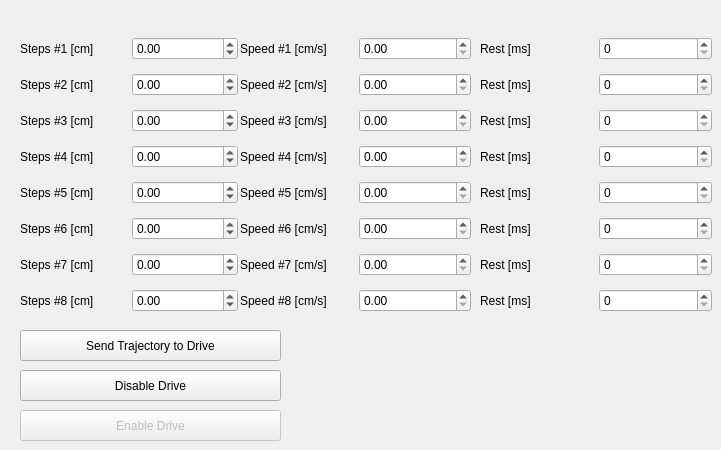
    <widget class="QWidget" name="ComplexTab2">
     <attribute name="title">
      <string>Drive 2</string>
     </attribute>
     <widget class="QWidget" name="layoutWidget_27">
      <property name="geometry">
       <rect>
        <x>20</x>
        <y>30</y>
        <width>218</width>
        <height>292</height>
       </rect>
      </property>
      <layout class="QGridLayout" name="gridLayout_16">
       <item row="0" column="0">
        <widget class="QLabel" name="labelCSteps1_2">
         <property name="text">
          <string>Steps #1 [cm]</string>
         </property>
        </widget>
       </item>
       <item row="1" column="0">
        <widget class="QLabel" name="labelCSteps2_2">
         <property name="text">
          <string>Steps #2 [cm]</string>
         </property>
        </widget>
       </item>
       <item row="2" column="0">
        <widget class="QLabel" name="labelCSSteps3_2">
         <property name="text">
          <string>Steps #3 [cm]</string>
         </property>
        </widget>
       </item>
       <item row="3" column="0">
        <widget class="QLabel" name="labelCSSteps4_2">
         <property name="text">
          <string>Steps #4 [cm]</string>
         </property>
        </widget>
       </item>
       <item row="5" column="0">
        <widget class="QLabel" name="labelCSteps6_2">
         <property name="text">
          <string>Steps #6 [cm]</string>
         </property>
        </widget>
       </item>
       <item row="6" column="0">
        <widget class="QLabel" name="labelCSteps7_2">
         <property name="text">
          <string>Steps #7 [cm]</string>
         </property>
        </widget>
       </item>
       <item row="7" column="0">
        <widget class="QLabel" name="labelCSteps8_2">
         <property name="text">
          <string>Steps #8 [cm]</string>
         </property>
        </widget>
       </item>
       <item row="4" column="0">
        <widget class="QLabel" name="labelCSteps5_2">
         <property name="text">
          <string>Steps #5 [cm]</string>
         </property>
        </widget>
       </item>
       <item row="0" column="1">
        <widget class="QDoubleSpinBox" name="sbSteps2_1">
         <property name="minimum">
          <double>-31.000000000000000</double>
         </property>
         <property name="maximum">
          <double>31.000000000000000</double>
         </property>
        </widget>
       </item>
       <item row="1" column="1">
        <widget class="QDoubleSpinBox" name="sbSteps2_2">
         <property name="minimum">
          <double>-31.000000000000000</double>
         </property>
         <property name="maximum">
          <double>31.000000000000000</double>
         </property>
        </widget>
       </item>
       <item row="2" column="1">
        <widget class="QDoubleSpinBox" name="sbSteps2_3">
         <property name="minimum">
          <double>-31.000000000000000</double>
         </property>
         <property name="maximum">
          <double>31.000000000000000</double>
         </property>
        </widget>
       </item>
       <item row="3" column="1">
        <widget class="QDoubleSpinBox" name="sbSteps2_4">
         <property name="minimum">
          <double>-31.000000000000000</double>
         </property>
         <property name="maximum">
          <double>31.000000000000000</double>
         </property>
        </widget>
       </item>
       <item row="4" column="1">
        <widget class="QDoubleSpinBox" name="sbSteps2_5">
         <property name="minimum">
          <double>-31.000000000000000</double>
         </property>
         <property name="maximum">
          <double>31.000000000000000</double>
         </property>
        </widget>
       </item>
       <item row="5" column="1">
        <widget class="QDoubleSpinBox" name="sbSteps2_6">
         <property name="minimum">
          <double>-31.000000000000000</double>
         </property>
         <property name="maximum">
          <double>31.000000000000000</double>
         </property>
        </widget>
       </item>
       <item row="6" column="1">
        <widget class="QDoubleSpinBox" name="sbSteps2_7">
         <property name="minimum">
          <double>-31.000000000000000</double>
         </property>
         <property name="maximum">
          <double>31.000000000000000</double>
         </property>
        </widget>
       </item>
       <item row="7" column="1">
        <widget class="QDoubleSpinBox" name="sbSteps2_8">
         <property name="minimum">
          <double>-31.000000000000000</double>
         </property>
         <property name="maximum">
          <double>31.000000000000000</double>
         </property>
        </widget>
       </item>
      </layout>
     </widget>
     <widget class="QWidget" name="layoutWidget_29">
      <property name="geometry">
       <rect>
        <x>240</x>
        <y>30</y>
        <width>231</width>
        <height>292</height>
       </rect>
      </property>
      <layout class="QGridLayout" name="gridLayout_17">
       <item row="0" column="0">
        <widget class="QLabel" name="labelCSpeed1_4">
         <property name="text">
          <string>Speed #1 [cm/s]</string>
         </property>
        </widget>
       </item>
       <item row="1" column="0">
        <widget class="QLabel" name="labelCSpeed2_4">
         <property name="text">
          <string>Speed #2 [cm/s]</string>
         </property>
        </widget>
       </item>
       <item row="2" column="0">
        <widget class="QLabel" name="labelCSpeed3_4">
         <property name="text">
          <string>Speed #3 [cm/s]</string>
         </property>
        </widget>
       </item>
       <item row="3" column="0">
        <widget class="QLabel" name="labelCSpeed4_4">
         <property name="text">
          <string>Speed #4 [cm/s]</string>
         </property>
        </widget>
       </item>
       <item row="4" column="0">
        <widget class="QLabel" name="labelCSpeed5_3">
         <property name="text">
          <string>Speed #5 [cm/s]</string>
         </property>
        </widget>
       </item>
       <item row="5" column="0">
        <widget class="QLabel" name="labelCSpeed6_3">
         <property name="text">
          <string>Speed #6 [cm/s]</string>
         </property>
        </widget>
       </item>
       <item row="6" column="0">
        <widget class="QLabel" name="labelCSpeed7_3">
         <property name="text">
          <string>Speed #7 [cm/s]</string>
         </property>
        </widget>
       </item>
       <item row="7" column="0">
        <widget class="QLabel" name="labelCSpeed8_3">
         <property name="text">
          <string>Speed #8 [cm/s]</string>
         </property>
        </widget>
       </item>
       <item row="0" column="1">
        <widget class="QDoubleSpinBox" name="sbSpeed2_1">
         <property name="maximum">
          <double>7.500000000000000</double>
         </property>
        </widget>
       </item>
       <item row="1" column="1">
        <widget class="QDoubleSpinBox" name="sbSpeed2_2">
         <property name="maximum">
          <double>7.500000000000000</double>
         </property>
        </widget>
       </item>
       <item row="2" column="1">
        <widget class="QDoubleSpinBox" name="sbSpeed2_3">
         <property name="maximum">
          <double>7.500000000000000</double>
         </property>
        </widget>
       </item>
       <item row="3" column="1">
        <widget class="QDoubleSpinBox" name="sbSpeed2_4">
         <property name="maximum">
          <double>7.500000000000000</double>
         </property>
        </widget>
       </item>
       <item row="4" column="1">
        <widget class="QDoubleSpinBox" name="sbSpeed2_5">
         <property name="maximum">
          <double>7.500000000000000</double>
         </property>
        </widget>
       </item>
       <item row="5" column="1">
        <widget class="QDoubleSpinBox" name="sbSpeed2_6">
         <property name="maximum">
          <double>7.500000000000000</double>
         </property>
        </widget>
       </item>
       <item row="6" column="1">
        <widget class="QDoubleSpinBox" name="sbSpeed2_7">
         <property name="maximum">
          <double>7.500000000000000</double>
         </property>
        </widget>
       </item>
       <item row="7" column="1">
        <widget class="QDoubleSpinBox" name="sbSpeed2_8">
         <property name="maximum">
          <double>7.500000000000000</double>
         </property>
        </widget>
       </item>
      </layout>
     </widget>
     <widget class="QWidget" name="layoutWidget_2">
      <property name="geometry">
       <rect>
        <x>480</x>
        <y>30</y>
        <width>232</width>
        <height>292</height>
       </rect>
      </property>
      <layout class="QGridLayout" name="gridLayout_7">
       <item row="0" column="0">
        <widget class="QLabel" name="lCRest2_1">
         <property name="text">
          <string>Rest [ms]</string>
         </property>
        </widget>
       </item>
       <item row="0" column="1">
        <widget class="QSpinBox" name="sbCRest2_1">
         <property name="maximum">
          <number>10000</number>
         </property>
         <property name="value">
          <number>0</number>
         </property>
        </widget>
       </item>
       <item row="1" column="0">
        <widget class="QLabel" name="lCRest2_2">
         <property name="text">
          <string>Rest [ms]</string>
         </property>
        </widget>
       </item>
       <item row="1" column="1">
        <widget class="QSpinBox" name="sbCRest2_2">
         <property name="maximum">
          <number>10000</number>
         </property>
         <property name="value">
          <number>0</number>
         </property>
        </widget>
       </item>
       <item row="2" column="0">
        <widget class="QLabel" name="lCRest2_3">
         <property name="text">
          <string>Rest [ms]</string>
         </property>
        </widget>
       </item>
       <item row="2" column="1">
        <widget class="QSpinBox" name="sbCRest2_3">
         <property name="maximum">
          <number>10000</number>
         </property>
         <property name="value">
          <number>0</number>
         </property>
        </widget>
       </item>
       <item row="3" column="0">
        <widget class="QLabel" name="lCRest2_4">
         <property name="text">
          <string>Rest [ms]</string>
         </property>
        </widget>
       </item>
       <item row="3" column="1">
        <widget class="QSpinBox" name="sbCRest2_4">
         <property name="maximum">
          <number>10000</number>
         </property>
         <property name="value">
          <number>0</number>
         </property>
        </widget>
       </item>
       <item row="4" column="0">
        <widget class="QLabel" name="lCRest2_5">
         <property name="text">
          <string>Rest [ms]</string>
         </property>
        </widget>
       </item>
       <item row="4" column="1">
        <widget class="QSpinBox" name="sbCRest2_5">
         <property name="maximum">
          <number>10000</number>
         </property>
         <property name="value">
          <number>0</number>
         </property>
        </widget>
       </item>
       <item row="5" column="0">
        <widget class="QLabel" name="lCRest2_6">
         <property name="text">
          <string>Rest [ms]</string>
         </property>
        </widget>
       </item>
       <item row="5" column="1">
        <widget class="QSpinBox" name="sbCRest2_6">
         <property name="maximum">
          <number>10000</number>
         </property>
         <property name="value">
          <number>0</number>
         </property>
        </widget>
       </item>
       <item row="6" column="0">
        <widget class="QLabel" name="lCRest2_7">
         <property name="text">
          <string>Rest [ms]</string>
         </property>
        </widget>
       </item>
       <item row="6" column="1">
        <widget class="QSpinBox" name="sbCRest2_7">
         <property name="maximum">
          <number>10000</number>
         </property>
         <property name="value">
          <number>0</number>
         </property>
        </widget>
       </item>
       <item row="7" column="0">
        <widget class="QLabel" name="lCRest2_8">
         <property name="text">
          <string>Rest [ms]</string>
         </property>
        </widget>
       </item>
       <item row="7" column="1">
        <widget class="QSpinBox" name="sbCRest2_8">
         <property name="maximum">
          <number>10000</number>
         </property>
         <property name="value">
          <number>0</number>
         </property>
        </widget>
       </item>
      </layout>
     </widget>
     <widget class="QPushButton" name="pbSendTraj2">
      <property name="geometry">
       <rect>
        <x>20</x>
        <y>330</y>
        <width>261</width>
        <height>31</height>
       </rect>
      </property>
      <property name="text">
       <string>Send Trajectory to Drive</string>
      </property>
     </widget>
     <widget class="QPushButton" name="pbDisableDrive2">
      <property name="geometry">
       <rect>
        <x>20</x>
        <y>370</y>
        <width>261</width>
        <height>31</height>
       </rect>
      </property>
      <property name="text">
       <string>Disable Drive</string>
      </property>
     </widget>
     <widget class="QPushButton" name="pbEnableDrive2">
      <property name="enabled">
       <bool>false</bool>
      </property>
      <property name="geometry">
       <rect>
        <x>20</x>
        <y>410</y>
        <width>261</width>
        <height>31</height>
       </rect>
      </property>
      <property name="text">
       <string>Enable Drive</string>
      </property>
     </widget>
    </widget>
